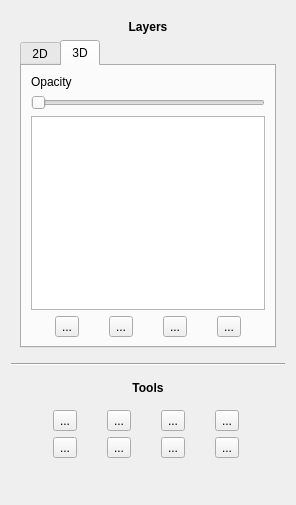
<?xml version="1.0" encoding="UTF-8"?>
<ui version="4.0">
 <class>Toolbox</class>
 <widget class="QWidget" name="Toolbox">
  <property name="geometry">
   <rect>
    <x>0</x>
    <y>0</y>
    <width>296</width>
    <height>505</height>
   </rect>
  </property>
  <property name="minimumSize">
   <size>
    <width>250</width>
    <height>470</height>
   </size>
  </property>
  <property name="windowTitle">
   <string>Form</string>
  </property>
  <property name="accessibleName">
   <string/>
  </property>
  <layout class="QVBoxLayout" name="verticalLayout">
   <item>
    <widget class="QWidget" name="widget" native="true">
     <layout class="QVBoxLayout" name="verticalLayout_2">
      <item>
       <widget class="QLabel" name="label_3">
        <property name="font">
         <font>
          <weight>75</weight>
          <bold>true</bold>
         </font>
        </property>
        <property name="text">
         <string>Layers</string>
        </property>
        <property name="alignment">
         <set>Qt::AlignCenter</set>
        </property>
       </widget>
      </item>
      <item alignment="Qt::AlignTop">
       <widget class="QTabWidget" name="tabWidget">
        <property name="currentIndex">
         <number>1</number>
        </property>
        <property name="elideMode">
         <enum>Qt::ElideNone</enum>
        </property>
        <widget class="QWidget" name="layers2d">
         <attribute name="title">
          <string>2D</string>
         </attribute>
         <layout class="QVBoxLayout" name="verticalLayout_3">
          <item>
           <widget class="QLabel" name="opacitySliderLabel_2d">
            <property name="text">
             <string>Opacity</string>
            </property>
           </widget>
          </item>
          <item>
           <widget class="QSlider" name="opacitySlider_2d">
            <property name="orientation">
             <enum>Qt::Horizontal</enum>
            </property>
           </widget>
          </item>
          <item>
           <widget class="QTreeView" name="ModalityTreeView_2d">
            <property name="selectionMode">
             <enum>QAbstractItemView::ExtendedSelection</enum>
            </property>
           </widget>
          </item>
          <item>
           <layout class="QHBoxLayout" name="horizontalLayout_2d">
            <item>
             <widget class="QToolButton" name="addButton_2d">
              <property name="text">
               <string>...</string>
              </property>
              <property name="icon">
               <iconset>
                <normaloff>:/icons/icons/baseline-add_circle-24px.svg</normaloff>:/icons/icons/baseline-add_circle-24px.svg</iconset>
              </property>
              <property name="iconSize">
               <size>
                <width>24</width>
                <height>24</height>
               </size>
              </property>
             </widget>
            </item>
            <item>
             <widget class="QToolButton" name="upButton_2d">
              <property name="text">
               <string>...</string>
              </property>
              <property name="icon">
               <iconset>
                <normaloff>:/icons/icons/baseline-arrow_upward-24px.svg</normaloff>:/icons/icons/baseline-arrow_upward-24px.svg</iconset>
              </property>
              <property name="iconSize">
               <size>
                <width>24</width>
                <height>24</height>
               </size>
              </property>
             </widget>
            </item>
            <item>
             <widget class="QToolButton" name="downButton_2d">
              <property name="text">
               <string>...</string>
              </property>
              <property name="icon">
               <iconset>
                <normaloff>:/icons/icons/baseline-arrow_downward-24px.svg</normaloff>:/icons/icons/baseline-arrow_downward-24px.svg</iconset>
              </property>
              <property name="iconSize">
               <size>
                <width>24</width>
                <height>24</height>
               </size>
              </property>
             </widget>
            </item>
            <item>
             <widget class="QToolButton" name="deleteButton_2d">
              <property name="text">
               <string>...</string>
              </property>
              <property name="icon">
               <iconset>
                <normaloff>:/icons/icons/baseline-delete-24px.svg</normaloff>:/icons/icons/baseline-delete-24px.svg</iconset>
              </property>
              <property name="iconSize">
               <size>
                <width>24</width>
                <height>24</height>
               </size>
              </property>
             </widget>
            </item>
            <item>
             <widget class="QToolButton" name="registerButton_2d">
              <property name="toolTip">
               <string>Register selected images</string>
              </property>
              <property name="text">
               <string>...</string>
              </property>
              <property name="icon">
               <iconset>
                <normaloff>:/icons/icons/baseline-filter-none-24px.svg</normaloff>:/icons/icons/baseline-filter-none-24px.svg</iconset>
              </property>
              <property name="iconSize">
               <size>
                <width>24</width>
                <height>24</height>
               </size>
              </property>
             </widget>
            </item>
           </layout>
          </item>
         </layout>
        </widget>
        <widget class="QWidget" name="layers3d">
         <attribute name="title">
          <string>3D</string>
         </attribute>
         <layout class="QVBoxLayout" name="verticalLayout_6">
          <item>
           <widget class="QLabel" name="opacitySliderLabel_3d">
            <property name="text">
             <string>Opacity</string>
            </property>
           </widget>
          </item>
          <item>
           <widget class="QSlider" name="opacitySlider_3d">
            <property name="orientation">
             <enum>Qt::Horizontal</enum>
            </property>
           </widget>
          </item>
          <item>
           <widget class="QTreeView" name="ModalityTreeView_3d">
            <property name="selectionMode">
             <enum>QAbstractItemView::ExtendedSelection</enum>
            </property>
           </widget>
          </item>
          <item>
           <layout class="QHBoxLayout" name="horizontalLayout_3d">
            <item>
             <widget class="QToolButton" name="addButton_3d">
              <property name="text">
               <string>...</string>
              </property>
              <property name="icon">
               <iconset>
                <normaloff>:/icons/icons/baseline-add_circle-24px.svg</normaloff>:/icons/icons/baseline-add_circle-24px.svg</iconset>
              </property>
              <property name="iconSize">
               <size>
                <width>24</width>
                <height>24</height>
               </size>
              </property>
              <property name="arrowType">
               <enum>Qt::NoArrow</enum>
              </property>
             </widget>
            </item>
            <item>
             <widget class="QToolButton" name="upButton_3d">
              <property name="text">
               <string>...</string>
              </property>
              <property name="icon">
               <iconset>
                <normaloff>:/icons/icons/baseline-arrow_upward-24px.svg</normaloff>:/icons/icons/baseline-arrow_upward-24px.svg</iconset>
              </property>
              <property name="iconSize">
               <size>
                <width>24</width>
                <height>24</height>
               </size>
              </property>
             </widget>
            </item>
            <item>
             <widget class="QToolButton" name="downButton_3d">
              <property name="text">
               <string>...</string>
              </property>
              <property name="icon">
               <iconset>
                <normaloff>:/icons/icons/baseline-arrow_downward-24px.svg</normaloff>:/icons/icons/baseline-arrow_downward-24px.svg</iconset>
              </property>
              <property name="iconSize">
               <size>
                <width>24</width>
                <height>24</height>
               </size>
              </property>
             </widget>
            </item>
            <item>
             <widget class="QToolButton" name="deleteButton_3d">
              <property name="text">
               <string>...</string>
              </property>
              <property name="icon">
               <iconset>
                <normaloff>:/icons/icons/baseline-delete-24px.svg</normaloff>:/icons/icons/baseline-delete-24px.svg</iconset>
              </property>
              <property name="iconSize">
               <size>
                <width>24</width>
                <height>24</height>
               </size>
              </property>
             </widget>
            </item>
           </layout>
          </item>
         </layout>
        </widget>
       </widget>
      </item>
     </layout>
    </widget>
   </item>
   <item>
    <widget class="Line" name="line">
     <property name="orientation">
      <enum>Qt::Horizontal</enum>
     </property>
    </widget>
   </item>
   <item alignment="Qt::AlignTop">
    <widget class="QWidget" name="widget_3" native="true">
     <layout class="QVBoxLayout" name="verticalLayout_7">
      <item>
       <widget class="QLabel" name="label_2">
        <property name="minimumSize">
         <size>
          <width>0</width>
          <height>0</height>
         </size>
        </property>
        <property name="font">
         <font>
          <weight>75</weight>
          <bold>true</bold>
         </font>
        </property>
        <property name="text">
         <string>Tools</string>
        </property>
        <property name="alignment">
         <set>Qt::AlignCenter</set>
        </property>
       </widget>
      </item>
      <item>
       <widget class="QWidget" name="widget_2" native="true">
        <layout class="QGridLayout" name="gridLayout">
         <item row="1" column="3">
          <widget class="QToolButton" name="toolButton_8">
           <property name="text">
            <string>...</string>
           </property>
           <property name="iconSize">
            <size>
             <width>24</width>
             <height>24</height>
            </size>
           </property>
          </widget>
         </item>
         <item row="2" column="2">
          <widget class="QToolButton" name="toolButton_11">
           <property name="text">
            <string>...</string>
           </property>
           <property name="iconSize">
            <size>
             <width>24</width>
             <height>24</height>
            </size>
           </property>
          </widget>
         </item>
         <item row="1" column="0">
          <widget class="QToolButton" name="penButton">
           <property name="text">
            <string>...</string>
           </property>
           <property name="icon">
            <iconset>
             <normaloff>:/icons/icons/baseline-edit-24px.svg</normaloff>:/icons/icons/baseline-edit-24px.svg</iconset>
           </property>
           <property name="iconSize">
            <size>
             <width>24</width>
             <height>24</height>
            </size>
           </property>
          </widget>
         </item>
         <item row="2" column="1">
          <widget class="QToolButton" name="toolButton_10">
           <property name="text">
            <string>...</string>
           </property>
           <property name="iconSize">
            <size>
             <width>24</width>
             <height>24</height>
            </size>
           </property>
          </widget>
         </item>
         <item row="2" column="0">
          <widget class="QToolButton" name="toolButton_9">
           <property name="text">
            <string>...</string>
           </property>
           <property name="iconSize">
            <size>
             <width>24</width>
             <height>24</height>
            </size>
           </property>
          </widget>
         </item>
         <item row="1" column="1">
          <widget class="QToolButton" name="toolButton_7">
           <property name="text">
            <string>...</string>
           </property>
           <property name="iconSize">
            <size>
             <width>24</width>
             <height>24</height>
            </size>
           </property>
          </widget>
         </item>
         <item row="1" column="2">
          <widget class="QToolButton" name="toolButton_6">
           <property name="text">
            <string>...</string>
           </property>
           <property name="iconSize">
            <size>
             <width>24</width>
             <height>24</height>
            </size>
           </property>
          </widget>
         </item>
         <item row="2" column="3">
          <widget class="QToolButton" name="toolButton_12">
           <property name="text">
            <string>...</string>
           </property>
           <property name="iconSize">
            <size>
             <width>24</width>
             <height>24</height>
            </size>
           </property>
          </widget>
         </item>
        </layout>
       </widget>
      </item>
     </layout>
    </widget>
   </item>
  </layout>
 </widget>
 <resources>
  <include location="resources.qrc"/>
 </resources>
 <connections/>
</ui>
